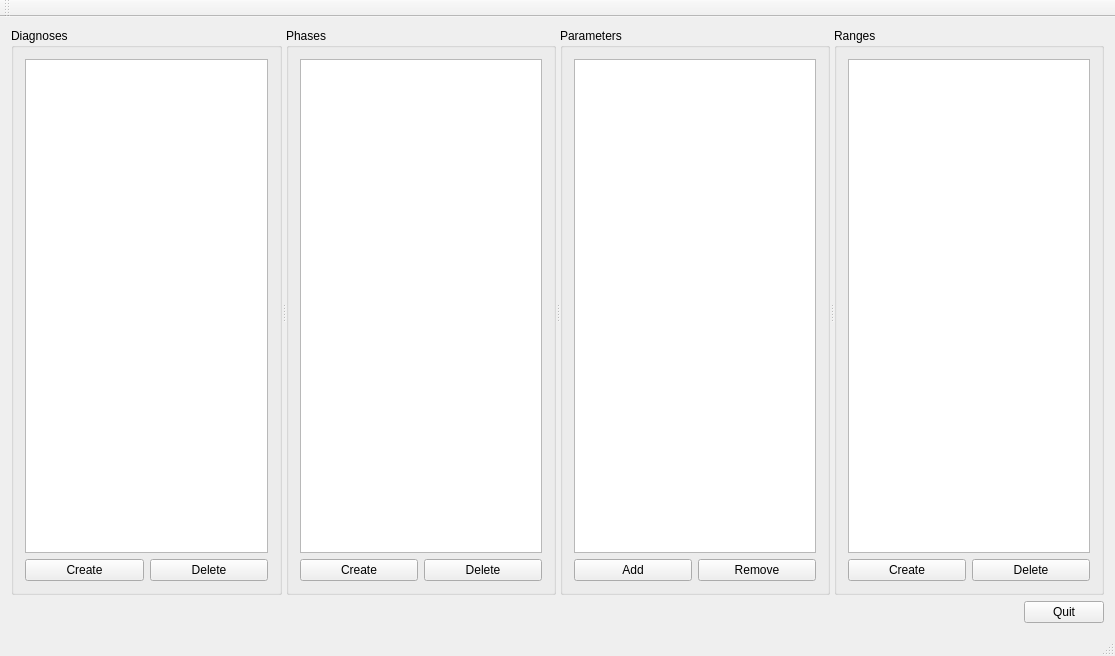
<?xml version="1.0" encoding="UTF-8"?>
<ui version="4.0">
 <class>MainWindow</class>
 <widget class="QMainWindow" name="MainWindow">
  <property name="geometry">
   <rect>
    <x>0</x>
    <y>0</y>
    <width>1115</width>
    <height>656</height>
   </rect>
  </property>
  <property name="windowTitle">
   <string>LA DB Editor</string>
  </property>
  <widget class="QWidget" name="centralWidget">
   <layout class="QVBoxLayout" name="verticalLayout_2">
    <item>
     <widget class="QSplitter" name="splitter_3">
      <property name="orientation">
       <enum>Qt::Horizontal</enum>
      </property>
      <widget class="QSplitter" name="splitter">
       <property name="orientation">
        <enum>Qt::Horizontal</enum>
       </property>
       <widget class="QGroupBox" name="diagnosesGroupBox">
        <property name="title">
         <string>Diagnoses</string>
        </property>
        <layout class="QVBoxLayout" name="verticalLayout">
         <item>
          <widget class="QTableView" name="diagnosisTableView">
           <property name="editTriggers">
            <set>QAbstractItemView::DoubleClicked|QAbstractItemView::EditKeyPressed</set>
           </property>
           <property name="alternatingRowColors">
            <bool>true</bool>
           </property>
           <property name="selectionBehavior">
            <enum>QAbstractItemView::SelectRows</enum>
           </property>
          </widget>
         </item>
         <item>
          <layout class="QHBoxLayout" name="horizontalLayout_2">
           <item>
            <widget class="QPushButton" name="createDiagnosisPushButton">
             <property name="text">
              <string>Create</string>
             </property>
            </widget>
           </item>
           <item>
            <widget class="QPushButton" name="deleteDiagnosisPushButton">
             <property name="text">
              <string>Delete</string>
             </property>
            </widget>
           </item>
          </layout>
         </item>
        </layout>
       </widget>
       <widget class="QGroupBox" name="phasesGroupBox">
        <property name="title">
         <string>Phases</string>
        </property>
        <layout class="QVBoxLayout" name="verticalLayout_5">
         <item>
          <widget class="QTableView" name="phaseTableView">
           <property name="editTriggers">
            <set>QAbstractItemView::DoubleClicked|QAbstractItemView::EditKeyPressed</set>
           </property>
           <property name="alternatingRowColors">
            <bool>true</bool>
           </property>
           <property name="selectionBehavior">
            <enum>QAbstractItemView::SelectRows</enum>
           </property>
          </widget>
         </item>
         <item>
          <layout class="QHBoxLayout" name="horizontalLayout_3">
           <item>
            <widget class="QPushButton" name="createPhasePushButton">
             <property name="text">
              <string>Create</string>
             </property>
            </widget>
           </item>
           <item>
            <widget class="QPushButton" name="deletePhasePushButton">
             <property name="text">
              <string>Delete</string>
             </property>
            </widget>
           </item>
          </layout>
         </item>
        </layout>
       </widget>
      </widget>
      <widget class="QSplitter" name="splitter_2">
       <property name="orientation">
        <enum>Qt::Horizontal</enum>
       </property>
       <widget class="QGroupBox" name="parametersGroupBox">
        <property name="title">
         <string>Parameters</string>
        </property>
        <layout class="QVBoxLayout" name="verticalLayout_3">
         <item>
          <widget class="QTableView" name="parameterTableView">
           <property name="editTriggers">
            <set>QAbstractItemView::NoEditTriggers</set>
           </property>
           <property name="alternatingRowColors">
            <bool>true</bool>
           </property>
           <property name="selectionBehavior">
            <enum>QAbstractItemView::SelectRows</enum>
           </property>
          </widget>
         </item>
         <item>
          <layout class="QHBoxLayout" name="horizontalLayout_4">
           <item>
            <widget class="QPushButton" name="addParameterPushButton">
             <property name="text">
              <string>Add</string>
             </property>
            </widget>
           </item>
           <item>
            <widget class="QPushButton" name="removeParameterPushButton">
             <property name="text">
              <string>Remove</string>
             </property>
            </widget>
           </item>
          </layout>
         </item>
        </layout>
       </widget>
       <widget class="QGroupBox" name="rangesGroupBox">
        <property name="title">
         <string>Ranges</string>
        </property>
        <layout class="QVBoxLayout" name="verticalLayout_7">
         <item>
          <widget class="QTableView" name="rangeTableView">
           <property name="editTriggers">
            <set>QAbstractItemView::DoubleClicked|QAbstractItemView::EditKeyPressed</set>
           </property>
           <property name="alternatingRowColors">
            <bool>true</bool>
           </property>
           <property name="selectionBehavior">
            <enum>QAbstractItemView::SelectRows</enum>
           </property>
          </widget>
         </item>
         <item>
          <layout class="QHBoxLayout" name="horizontalLayout_5">
           <item>
            <widget class="QPushButton" name="createRangePushButton">
             <property name="text">
              <string>Create</string>
             </property>
            </widget>
           </item>
           <item>
            <widget class="QPushButton" name="deleteRangePushButton">
             <property name="text">
              <string>Delete</string>
             </property>
            </widget>
           </item>
          </layout>
         </item>
        </layout>
       </widget>
      </widget>
     </widget>
    </item>
    <item>
     <layout class="QHBoxLayout" name="horizontalLayout_6">
      <item>
       <spacer name="horizontalSpacer">
        <property name="orientation">
         <enum>Qt::Horizontal</enum>
        </property>
        <property name="sizeHint" stdset="0">
         <size>
          <width>40</width>
          <height>20</height>
         </size>
        </property>
       </spacer>
      </item>
      <item>
       <widget class="QPushButton" name="quitPushButton">
        <property name="text">
         <string>Quit</string>
        </property>
       </widget>
      </item>
     </layout>
    </item>
   </layout>
  </widget>
  <widget class="QMenuBar" name="menuBar">
   <property name="geometry">
    <rect>
     <x>0</x>
     <y>0</y>
     <width>1115</width>
     <height>21</height>
    </rect>
   </property>
  </widget>
  <widget class="QToolBar" name="mainToolBar">
   <attribute name="toolBarArea">
    <enum>TopToolBarArea</enum>
   </attribute>
   <attribute name="toolBarBreak">
    <bool>false</bool>
   </attribute>
  </widget>
  <widget class="QStatusBar" name="statusBar"/>
 </widget>
 <layoutdefault spacing="6" margin="11"/>
 <resources/>
 <connections/>
</ui>
